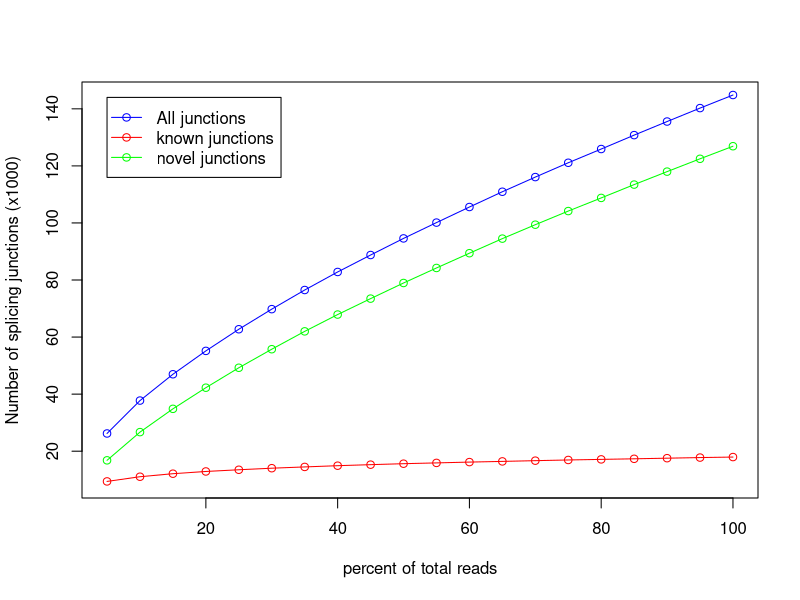

Reproduce this figure in R.
pdf('qc_results/rseqc/spaceranger_big/junction_saturation.junctionSaturation_plot.pdf')
x=c(5,10,15,20,25,30,35,40,45,50,55,60,65,70,75,80,85,90,95,100)
y=c(9412,11058,12118,12900,13497,14044,14492,14923,15285,15625,15902,16186,16428,16686,16928,17135,17339,17554,17770,17949)
z=c(26215,37750,46970,55161,62746,69792,76497,82820,88763,94582,100125,105585,110937,116077,121095,125910,130785,135545,140256,144841)
w=c(16803,26692,34852,42261,49249,55748,62005,67897,73478,78957,84223,89399,94509,99391,104167,108775,113446,117991,122486,126892)
m=max(17,144,126)
n=min(9,26,16)
plot(x,z/1000,xlab='percent of total reads',ylab='Number of splicing junctions (x1000)',type='o',col='blue',ylim=c(n,m))
points(x,y/1000,type='o',col='red')
points(x,w/1000,type='o',col='green')
legend(5,144, legend=c("All junctions","known junctions", "novel junctions"),col=c("blue","red","green"),lwd=1,pch=1)
dev.off()
